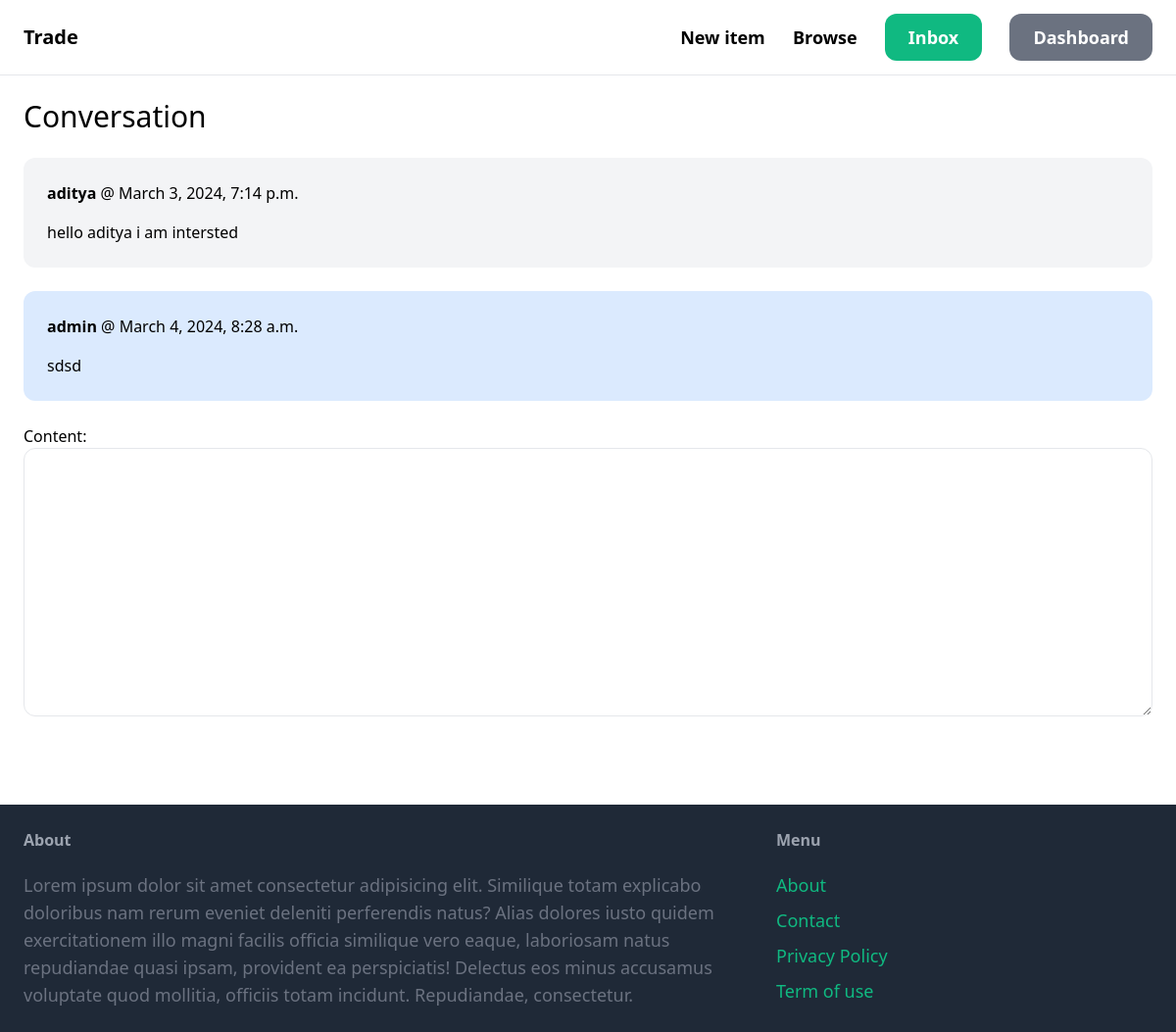
The page /inbox/1/ (signed in) on the database its author committed.
### conversation/models.py (models this page shows)
class ConversationMessage(models.Model):
    conversation = models.ForeignKey(Conversation, related_name='messages', on_delete=models.CASCADE)
    content = models.TextField()
    created_at = models.DateTimeField(auto_now_add=True)
    created_by = models.ForeignKey(User, related_name='created_messages', on_delete=models.CASCADE)

### conversation/views.py (the view)
# urls.py: path('<int:pk>/', views.detail, name='detail'),
@login_required
def detail(request, pk):
    conversation = Conversation.objects.filter(members__in=[request.user.id]).get(pk=pk)
    if request.method == 'POST':
        form = ConversationMessageForm(request.POST)
        if form.is_valid():
            conversation_message = form.save(commit=False)
            conversation_message.conversation = conversation
            conversation_message.created_by = request.user
            conversation_message.save()
            conversation.save()
            return redirect('conversation:detail', pk=pk)
    else:
        form = ConversationMessageForm()
    return render(request, 'conversation/detail.html', {
        'conversation': conversation,
        'form': form
    })

### conversation/forms.py
class ConversationMessageForm(forms.ModelForm):
    class Meta:
        model = ConversationMessage
        fields = ('content',)
        widgets = {
            'content': forms.Textarea(attrs={
                'class':'w-full py-4 px-6 rounded-xl border'
            })
        }

### conversation/templates/conversation/detail.html (shortened to what this page needs)
{% extends 'core/base.html' %}
{% block content %}
<h1 class="mb-6 text-3xl">Conversation</h1>
<div class="space-y-6">
    {% for message in conversation.messages.all %}
        <div class="p-6 flex {% if message.created_by == request.user %}bg-blue-100{% else %}bg-gray-100{% endif %} rounded-xl">
            <div>
                <p class="mb-4"><strong>{{ message.created_by.username }}</strong> @ {{ message.created_at }}</p>
                <p>{{ message.content }}</p>
            </div>
        </div>
    {% endfor %}
</div>
<form method="post" action="." class="mt-6">
    {{ form.as_p }}
    <button class="py-4 px-8 text-lg bg-teal-500 hover:bg-teal-700 rounded-xl text-white">Send</button>
</form>
{% endblock %}

### rows shown on the page
ConversationMessage: created_by.username "aditya", created_at "March 3, 2024, 7:14 p.m.", content "hello aditya i am intersted"
ConversationMessage: created_by.username "admin", created_at "March 4, 2024, 8:28 a.m.", content "sdsd"
